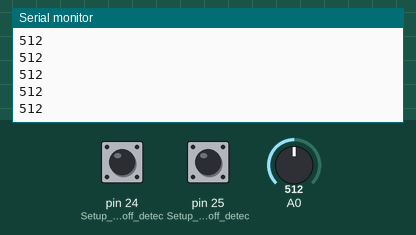
The sketch below on a simulated Arduino Mega 2560, built with avr-gcc and run on an emulated ATmega2560. On the bench: the last lines printed to the serial monitor. The test bench sets the inputs (shaded band); at power-on: pin 24 (Setup_for_leads_off_detec) LOW, A0 = 512, pin 25 (Setup_for_leads_off_detec) LOW.

Above: at 1.2 s.
1.3 s: pin 24 (Setup_for_leads_off_detec) pulled HIGH for 0.15 s
2.9 s: A0 set to 716
At 3.9 s:
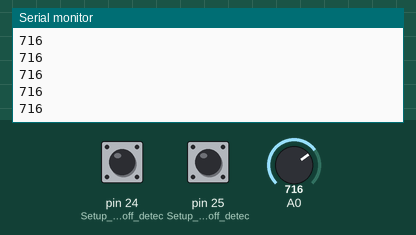
4.4 s: pin 25 (Setup_for_leads_off_detec) pulled HIGH for 0.15 s
6.0 s: A0 set to 900
At 6.8 s:
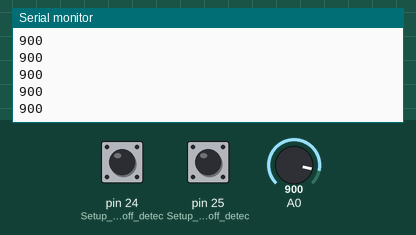
7.5 s: pin 24 (Setup_for_leads_off_detec) pulled HIGH for 1 s
At 8.1 s:
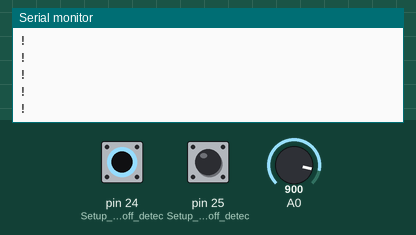
10.0 s: pin 25 (Setup_for_leads_off_detec) pulled HIGH for 0.15 s
Timing chart, 0 to 12.0 s (numbered marks = the images above; inputs shaded):
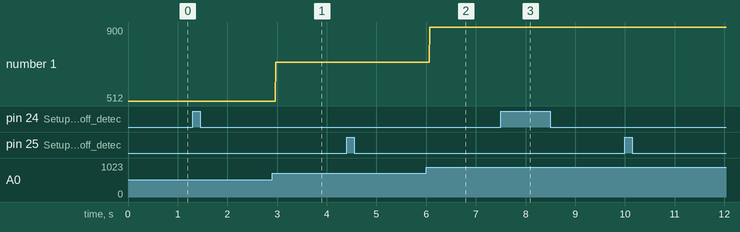

The sketch:

Heart_Rate_Display.ino
```cpp
void setup() {
  // initialize the serial communication:
  Serial.begin(9600);
  pinMode(24, INPUT); // Setup for leads off detection LO +
  pinMode(25, INPUT); // Setup for leads off detection LO -

}

void loop() {

  if((digitalRead(24) == 1)||(digitalRead(25) == 1)){
    Serial.println('!');
  }
  else{
    // send the value of analog input 0:
      Serial.println(analogRead(A0));
  }
  //Wait for a bit to keep serial data from saturating
  delay(1);
}
```

Measured:
- after the input at 2.9 s, the serial monitor: prints a new line after 0.07 s (image 1)
- after the input at 6.0 s, the serial monitor: prints a new line after 0.07 s (image 2)
- plotted number 1: 512 → 716 after the input at 2.9 s, 716 → 900 after the input at 6.0 s
